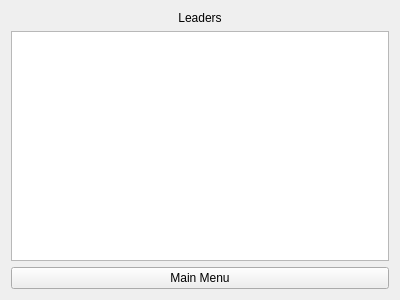
<?xml version="1.0" encoding="UTF-8"?>
<ui version="4.0">
 <class>leaderboard</class>
 <widget class="QWidget" name="leaderboard">
  <property name="geometry">
   <rect>
    <x>0</x>
    <y>0</y>
    <width>400</width>
    <height>300</height>
   </rect>
  </property>
  <property name="windowTitle">
   <string>Leaderboard</string>
  </property>
  <layout class="QGridLayout" name="gridLayout">
   <item row="0" column="0">
    <widget class="QLabel" name="label">
     <property name="text">
      <string>Leaders</string>
     </property>
     <property name="alignment">
      <set>Qt::AlignCenter</set>
     </property>
    </widget>
   </item>
   <item row="1" column="0">
    <widget class="QListWidget" name="listWidget">
     <property name="sortingEnabled">
      <bool>false</bool>
     </property>
    </widget>
   </item>
   <item row="2" column="0">
    <widget class="QPushButton" name="pushButton">
     <property name="text">
      <string>Main Menu</string>
     </property>
    </widget>
   </item>
  </layout>
 </widget>
 <resources/>
 <connections/>
</ui>
